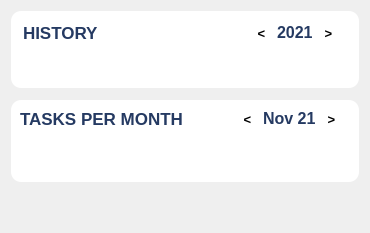
            <widget class="QWidget" name="page_statistics">
             <layout class="QVBoxLayout" name="verticalLayout_16">
              <property name="spacing">
               <number>12</number>
              </property>
              <item>
               <widget class="QWidget" name="history" native="true">
                <property name="sizePolicy">
                 <sizepolicy hsizetype="Preferred" vsizetype="Fixed">
                  <horstretch>0</horstretch>
                  <verstretch>0</verstretch>
                 </sizepolicy>
                </property>
                <property name="minimumSize">
                 <size>
                  <width>0</width>
                  <height>0</height>
                 </size>
                </property>
                <property name="styleSheet">
                 <string notr="true">background: #fff;
border-radius: 10px;</string>
                </property>
                <layout class="QVBoxLayout" name="verticalLayout_17">
                 <property name="spacing">
                  <number>15</number>
                 </property>
                 <property name="leftMargin">
                  <number>12</number>
                 </property>
                 <property name="topMargin">
                  <number>12</number>
                 </property>
                 <property name="rightMargin">
                  <number>12</number>
                 </property>
                 <property name="bottomMargin">
                  <number>12</number>
                 </property>
                 <item>
                  <layout class="QHBoxLayout" name="horizontalLayout_3">
                   <item>
                    <widget class="QLabel" name="history_label">
                     <property name="sizePolicy">
                      <sizepolicy hsizetype="Fixed" vsizetype="Fixed">
                       <horstretch>0</horstretch>
                       <verstretch>0</verstretch>
                      </sizepolicy>
                     </property>
                     <property name="palette">
                      <palette>
                       <active>
                        <colorrole role="Button">
                         <brush brushstyle="SolidPattern">
                          <color alpha="255">
                           <red>255</red>
                           <green>255</green>
                           <blue>255</blue>
                          </color>
                         </brush>
                        </colorrole>
                        <colorrole role="Base">
                         <brush brushstyle="SolidPattern">
                          <color alpha="255">
                           <red>255</red>
                           <green>255</green>
                           <blue>255</blue>
                          </color>
                         </brush>
                        </colorrole>
                        <colorrole role="Window">
                         <brush brushstyle="SolidPattern">
                          <color alpha="255">
                           <red>255</red>
                           <green>255</green>
                           <blue>255</blue>
                          </color>
                         </brush>
                        </colorrole>
                       </active>
                       <inactive>
                        <colorrole role="Button">
                         <brush brushstyle="SolidPattern">
                          <color alpha="255">
                           <red>255</red>
                           <green>255</green>
                           <blue>255</blue>
                          </color>
                         </brush>
                        </colorrole>
                        <colorrole role="Base">
                         <brush brushstyle="SolidPattern">
                          <color alpha="255">
                           <red>255</red>
                           <green>255</green>
                           <blue>255</blue>
                          </color>
                         </brush>
                        </colorrole>
                        <colorrole role="Window">
                         <brush brushstyle="SolidPattern">
                          <color alpha="255">
                           <red>255</red>
                           <green>255</green>
                           <blue>255</blue>
                          </color>
                         </brush>
                        </colorrole>
                       </inactive>
                       <disabled>
                        <colorrole role="Button">
                         <brush brushstyle="SolidPattern">
                          <color alpha="255">
                           <red>255</red>
                           <green>255</green>
                           <blue>255</blue>
                          </color>
                         </brush>
                        </colorrole>
                        <colorrole role="Base">
                         <brush brushstyle="SolidPattern">
                          <color alpha="255">
                           <red>255</red>
                           <green>255</green>
                           <blue>255</blue>
                          </color>
                         </brush>
                        </colorrole>
                        <colorrole role="Window">
                         <brush brushstyle="SolidPattern">
                          <color alpha="255">
                           <red>255</red>
                           <green>255</green>
                           <blue>255</blue>
                          </color>
                         </brush>
                        </colorrole>
                       </disabled>
                      </palette>
                     </property>
                     <property name="font">
                      <font>
                       <family>Nirmala UI</family>
                       <pointsize>13</pointsize>
                       <weight>75</weight>
                       <bold>true</bold>
                      </font>
                     </property>
                     <property name="text">
                      <string>&lt;html&gt;&lt;head/&gt;&lt;body&gt;&lt;p&gt;&lt;span style=&quot; color:#253a62;&quot;&gt;HISTORY&lt;/span&gt;&lt;/p&gt;&lt;/body&gt;&lt;/html&gt;</string>
                     </property>
                    </widget>
                   </item>
                   <item>
                    <widget class="QWidget" name="widget_4" native="true">
                     <property name="sizePolicy">
                      <sizepolicy hsizetype="Preferred" vsizetype="Preferred">
                       <horstretch>0</horstretch>
                       <verstretch>0</verstretch>
                      </sizepolicy>
                     </property>
                     <layout class="QHBoxLayout" name="horizontalLayout_8">
                      <property name="topMargin">
                       <number>0</number>
                      </property>
                      <property name="bottomMargin">
                       <number>0</number>
                      </property>
                      <item>
                       <spacer name="horizontalSpacer_3">
                        <property name="orientation">
                         <enum>Qt::Horizontal</enum>
                        </property>
                        <property name="sizeHint" stdset="0">
                         <size>
                          <width>40</width>
                          <height>20</height>
                         </size>
                        </property>
                       </spacer>
                      </item>
                      <item>
                       <widget class="QToolButton" name="button_last_year">
                        <property name="font">
                         <font>
                          <family>Nirmala UI</family>
                          <pointsize>10</pointsize>
                          <weight>75</weight>
                          <bold>true</bold>
                         </font>
                        </property>
                        <property name="text">
                         <string>&lt;</string>
                        </property>
                       </widget>
                      </item>
                      <item>
                       <widget class="QLabel" name="year_label">
                        <property name="sizePolicy">
                         <sizepolicy hsizetype="Fixed" vsizetype="Fixed">
                          <horstretch>0</horstretch>
                          <verstretch>0</verstretch>
                         </sizepolicy>
                        </property>
                        <property name="palette">
                         <palette>
                          <active>
                           <colorrole role="Button">
                            <brush brushstyle="SolidPattern">
                             <color alpha="255">
                              <red>255</red>
                              <green>255</green>
                              <blue>255</blue>
                             </color>
                            </brush>
                           </colorrole>
                           <colorrole role="Base">
                            <brush brushstyle="SolidPattern">
                             <color alpha="255">
                              <red>255</red>
                              <green>255</green>
                              <blue>255</blue>
                             </color>
                            </brush>
                           </colorrole>
                           <colorrole role="Window">
                            <brush brushstyle="SolidPattern">
                             <color alpha="255">
                              <red>255</red>
                              <green>255</green>
                              <blue>255</blue>
                             </color>
                            </brush>
                           </colorrole>
                          </active>
                          <inactive>
                           <colorrole role="Button">
                            <brush brushstyle="SolidPattern">
                             <color alpha="255">
                              <red>255</red>
                              <green>255</green>
                              <blue>255</blue>
                             </color>
                            </brush>
                           </colorrole>
                           <colorrole role="Base">
                            <brush brushstyle="SolidPattern">
                             <color alpha="255">
                              <red>255</red>
                              <green>255</green>
                              <blue>255</blue>
                             </color>
                            </brush>
                           </colorrole>
                           <colorrole role="Window">
                            <brush brushstyle="SolidPattern">
                             <color alpha="255">
                              <red>255</red>
                              <green>255</green>
                              <blue>255</blue>
                             </color>
                            </brush>
                           </colorrole>
                          </inactive>
                          <disabled>
                           <colorrole role="Button">
                            <brush brushstyle="SolidPattern">
                             <color alpha="255">
                              <red>255</red>
                              <green>255</green>
                              <blue>255</blue>
                             </color>
                            </brush>
                           </colorrole>
                           <colorrole role="Base">
                            <brush brushstyle="SolidPattern">
                             <color alpha="255">
                              <red>255</red>
                              <green>255</green>
                              <blue>255</blue>
                             </color>
                            </brush>
                           </colorrole>
                           <colorrole role="Window">
                            <brush brushstyle="SolidPattern">
                             <color alpha="255">
                              <red>255</red>
                              <green>255</green>
                              <blue>255</blue>
                             </color>
                            </brush>
                           </colorrole>
                          </disabled>
                         </palette>
                        </property>
                        <property name="font">
                         <font>
                          <family>Nirmala UI</family>
                          <pointsize>12</pointsize>
                          <weight>75</weight>
                          <bold>true</bold>
                         </font>
                        </property>
                        <property name="text">
                         <string>&lt;html&gt;&lt;head/&gt;&lt;body&gt;&lt;p&gt;&lt;span style=&quot; color:#253a62;&quot;&gt;2021&lt;/span&gt;&lt;/p&gt;&lt;/body&gt;&lt;/html&gt;</string>
                        </property>
                        <property name="scaledContents">
                         <bool>false</bool>
                        </property>
                        <property name="margin">
                         <number>5</number>
                        </property>
                       </widget>
                      </item>
                      <item>
                       <widget class="QToolButton" name="button_next_year">
                        <property name="font">
                         <font>
                          <family>Nirmala UI</family>
                          <pointsize>10</pointsize>
                          <weight>75</weight>
                          <bold>true</bold>
                         </font>
                        </property>
                        <property name="text">
                         <string>&gt;</string>
                        </property>
                       </widget>
                      </item>
                     </layout>
                    </widget>
                   </item>
                  </layout>
                 </item>
                 <item>
                  <widget class="QWidget" name="widget" native="true">
                   <property name="sizePolicy">
                    <sizepolicy hsizetype="Fixed" vsizetype="Fixed">
                     <horstretch>0</horstretch>
                     <verstretch>0</verstretch>
                    </sizepolicy>
                   </property>
                   <layout class="QVBoxLayout" name="verticalLayout_8">
                    <item>
                     <layout class="QGridLayout" name="calendar"/>
                    </item>
                   </layout>
                  </widget>
                 </item>
                </layout>
               </widget>
              </item>
              <item>
               <widget class="QWidget" name="widget_2" native="true">
                <property name="styleSheet">
                 <string notr="true">background: #fff;
border-radius: 10px;</string>
                </property>
                <layout class="QVBoxLayout" name="verticalLayout_12">
                 <item>
                  <layout class="QHBoxLayout" name="horizontalLayout_6">
                   <item>
                    <widget class="QLabel" name="history_label_3">
                     <property name="sizePolicy">
                      <sizepolicy hsizetype="Fixed" vsizetype="Fixed">
                       <horstretch>0</horstretch>
                       <verstretch>0</verstretch>
                      </sizepolicy>
                     </property>
                     <property name="palette">
                      <palette>
                       <active>
                        <colorrole role="Button">
                         <brush brushstyle="SolidPattern">
                          <color alpha="255">
                           <red>255</red>
                           <green>255</green>
                           <blue>255</blue>
                          </color>
                         </brush>
                        </colorrole>
                        <colorrole role="Base">
                         <brush brushstyle="SolidPattern">
                          <color alpha="255">
                           <red>255</red>
                           <green>255</green>
                           <blue>255</blue>
                          </color>
                         </brush>
                        </colorrole>
                        <colorrole role="Window">
                         <brush brushstyle="SolidPattern">
                          <color alpha="255">
                           <red>255</red>
                           <green>255</green>
                           <blue>255</blue>
                          </color>
                         </brush>
                        </colorrole>
                       </active>
                       <inactive>
                        <colorrole role="Button">
                         <brush brushstyle="SolidPattern">
                          <color alpha="255">
                           <red>255</red>
                           <green>255</green>
                           <blue>255</blue>
                          </color>
                         </brush>
                        </colorrole>
                        <colorrole role="Base">
                         <brush brushstyle="SolidPattern">
                          <color alpha="255">
                           <red>255</red>
                           <green>255</green>
                           <blue>255</blue>
                          </color>
                         </brush>
                        </colorrole>
                        <colorrole role="Window">
                         <brush brushstyle="SolidPattern">
                          <color alpha="255">
                           <red>255</red>
                           <green>255</green>
                           <blue>255</blue>
                          </color>
                         </brush>
                        </colorrole>
                       </inactive>
                       <disabled>
                        <colorrole role="Button">
                         <brush brushstyle="SolidPattern">
                          <color alpha="255">
                           <red>255</red>
                           <green>255</green>
                           <blue>255</blue>
                          </color>
                         </brush>
                        </colorrole>
                        <colorrole role="Base">
                         <brush brushstyle="SolidPattern">
                          <color alpha="255">
                           <red>255</red>
                           <green>255</green>
                           <blue>255</blue>
                          </color>
                         </brush>
                        </colorrole>
                        <colorrole role="Window">
                         <brush brushstyle="SolidPattern">
                          <color alpha="255">
                           <red>255</red>
                           <green>255</green>
                           <blue>255</blue>
                          </color>
                         </brush>
                        </colorrole>
                       </disabled>
                      </palette>
                     </property>
                     <property name="font">
                      <font>
                       <family>Nirmala UI</family>
                       <pointsize>13</pointsize>
                       <weight>75</weight>
                       <bold>true</bold>
                      </font>
                     </property>
                     <property name="text">
                      <string>&lt;html&gt;&lt;head/&gt;&lt;body&gt;&lt;p&gt;&lt;span style=&quot; color:#253a62;&quot;&gt;TASKS PER MONTH&lt;/span&gt;&lt;/p&gt;&lt;/body&gt;&lt;/html&gt;</string>
                     </property>
                    </widget>
                   </item>
                   <item>
                    <widget class="QWidget" name="widget_6" native="true">
                     <property name="sizePolicy">
                      <sizepolicy hsizetype="Preferred" vsizetype="Preferred">
                       <horstretch>0</horstretch>
                       <verstretch>0</verstretch>
                      </sizepolicy>
                     </property>
                     <layout class="QHBoxLayout" name="horizontalLayout_10">
                      <property name="topMargin">
                       <number>0</number>
                      </property>
                      <property name="bottomMargin">
                       <number>0</number>
                      </property>
                      <item>
                       <spacer name="horizontalSpacer_6">
                        <property name="orientation">
                         <enum>Qt::Horizontal</enum>
                        </property>
                        <property name="sizeHint" stdset="0">
                         <size>
                          <width>40</width>
                          <height>20</height>
                         </size>
                        </property>
                       </spacer>
                      </item>
                      <item>
                       <widget class="QToolButton" name="button_last_month_2">
                        <property name="font">
                         <font>
                          <family>Nirmala UI</family>
                          <pointsize>10</pointsize>
                          <weight>75</weight>
                          <bold>true</bold>
                         </font>
                        </property>
                        <property name="text">
                         <string>&lt;</string>
                        </property>
                       </widget>
                      </item>
                      <item>
                       <widget class="QLabel" name="month_label_2">
                        <property name="sizePolicy">
                         <sizepolicy hsizetype="Fixed" vsizetype="Fixed">
                          <horstretch>0</horstretch>
                          <verstretch>0</verstretch>
                         </sizepolicy>
                        </property>
                        <property name="palette">
                         <palette>
                          <active>
                           <colorrole role="WindowText">
                            <brush brushstyle="SolidPattern">
                             <color alpha="255">
                              <red>37</red>
                              <green>58</green>
                              <blue>98</blue>
                             </color>
                            </brush>
                           </colorrole>
                           <colorrole role="Button">
                            <brush brushstyle="SolidPattern">
                             <color alpha="255">
                              <red>255</red>
                              <green>255</green>
                              <blue>255</blue>
                             </color>
                            </brush>
                           </colorrole>
                           <colorrole role="Base">
                            <brush brushstyle="SolidPattern">
                             <color alpha="255">
                              <red>255</red>
                              <green>255</green>
                              <blue>255</blue>
                             </color>
                            </brush>
                           </colorrole>
                           <colorrole role="Window">
                            <brush brushstyle="SolidPattern">
                             <color alpha="255">
                              <red>255</red>
                              <green>255</green>
                              <blue>255</blue>
                             </color>
                            </brush>
                           </colorrole>
                          </active>
                          <inactive>
                           <colorrole role="WindowText">
                            <brush brushstyle="SolidPattern">
                             <color alpha="255">
                              <red>37</red>
                              <green>58</green>
                              <blue>98</blue>
                             </color>
                            </brush>
                           </colorrole>
                           <colorrole role="Button">
                            <brush brushstyle="SolidPattern">
                             <color alpha="255">
                              <red>255</red>
                              <green>255</green>
                              <blue>255</blue>
                             </color>
                            </brush>
                           </colorrole>
                           <colorrole role="Base">
                            <brush brushstyle="SolidPattern">
                             <color alpha="255">
                              <red>255</red>
                              <green>255</green>
                              <blue>255</blue>
                             </color>
                            </brush>
                           </colorrole>
                           <colorrole role="Window">
                            <brush brushstyle="SolidPattern">
                             <color alpha="255">
                              <red>255</red>
                              <green>255</green>
                              <blue>255</blue>
                             </color>
                            </brush>
                           </colorrole>
                          </inactive>
                          <disabled>
                           <colorrole role="WindowText">
                            <brush brushstyle="SolidPattern">
                             <color alpha="255">
                              <red>120</red>
                              <green>120</green>
                              <blue>120</blue>
                             </color>
                            </brush>
                           </colorrole>
                           <colorrole role="Button">
                            <brush brushstyle="SolidPattern">
                             <color alpha="255">
                              <red>255</red>
                              <green>255</green>
                              <blue>255</blue>
                             </color>
                            </brush>
                           </colorrole>
                           <colorrole role="Base">
                            <brush brushstyle="SolidPattern">
                             <color alpha="255">
                              <red>255</red>
                              <green>255</green>
                              <blue>255</blue>
                             </color>
                            </brush>
                           </colorrole>
                           <colorrole role="Window">
                            <brush brushstyle="SolidPattern">
                             <color alpha="255">
                              <red>255</red>
                              <green>255</green>
                              <blue>255</blue>
                             </color>
                            </brush>
                           </colorrole>
                          </disabled>
                         </palette>
                        </property>
                        <property name="font">
                         <font>
                          <family>Nirmala UI</family>
                          <pointsize>12</pointsize>
                          <weight>75</weight>
                          <bold>true</bold>
                         </font>
                        </property>
                        <property name="text">
                         <string>&lt;html&gt;&lt;head/&gt;&lt;body&gt;&lt;p&gt;&lt;span style=&quot; color:#253a62;&quot;&gt;Nov 21&lt;/span&gt;&lt;/p&gt;&lt;/body&gt;&lt;/html&gt;</string>
                        </property>
                        <property name="scaledContents">
                         <bool>false</bool>
                        </property>
                        <property name="margin">
                         <number>5</number>
                        </property>
                       </widget>
                      </item>
                      <item>
                       <widget class="QToolButton" name="button_next_month_2">
                        <property name="font">
                         <font>
                          <family>Nirmala UI</family>
                          <pointsize>10</pointsize>
                          <weight>75</weight>
                          <bold>true</bold>
                         </font>
                        </property>
                        <property name="text">
                         <string>&gt;</string>
                        </property>
                       </widget>
                      </item>
                     </layout>
                    </widget>
                   </item>
                  </layout>
                 </item>
                 <item>
                  <widget class="QWidget" name="monthsplot" native="true">
                   <property name="styleSheet">
                    <string notr="true">background: #fff;
border-radius: 10px;</string>
                   </property>
                   <layout class="QHBoxLayout" name="horizontalLayout_7">
                    <item>
                     <widget class="QWidget" name="widget_3" native="true"/>
                    </item>
                    <item>
                     <spacer name="horizontalSpacer_5">
                      <property name="orientation">
                       <enum>Qt::Horizontal</enum>
                      </property>
                      <property name="sizeHint" stdset="0">
                       <size>
                        <width>40</width>
                        <height>20</height>
                       </size>
                      </property>
                     </spacer>
                    </item>
                   </layout>
                  </widget>
                 </item>
                </layout>
               </widget>
              </item>
              <item>
               <spacer name="verticalSpacer_3">
                <property name="orientation">
                 <enum>Qt::Vertical</enum>
                </property>
                <property name="sizeHint" stdset="0">
                 <size>
                  <width>20</width>
                  <height>40</height>
                 </size>
                </property>
               </spacer>
              </item>
             </layout>
            </widget>
